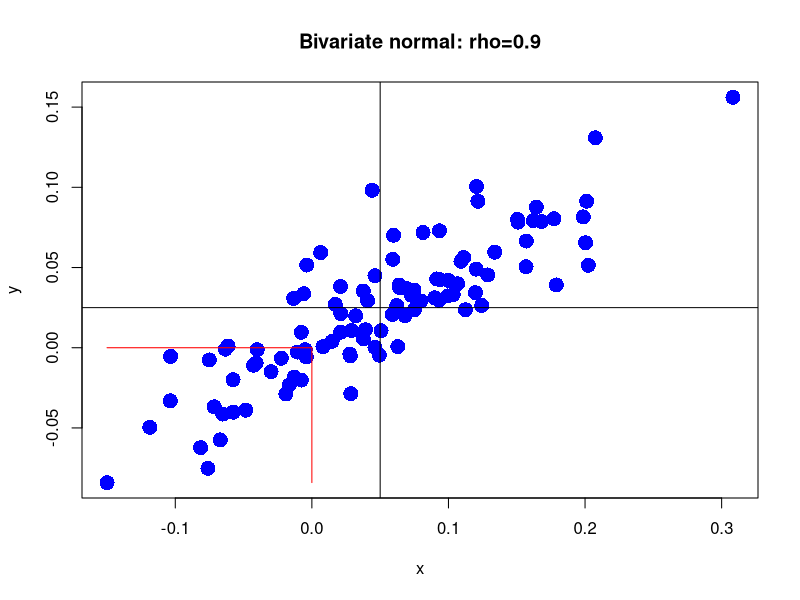
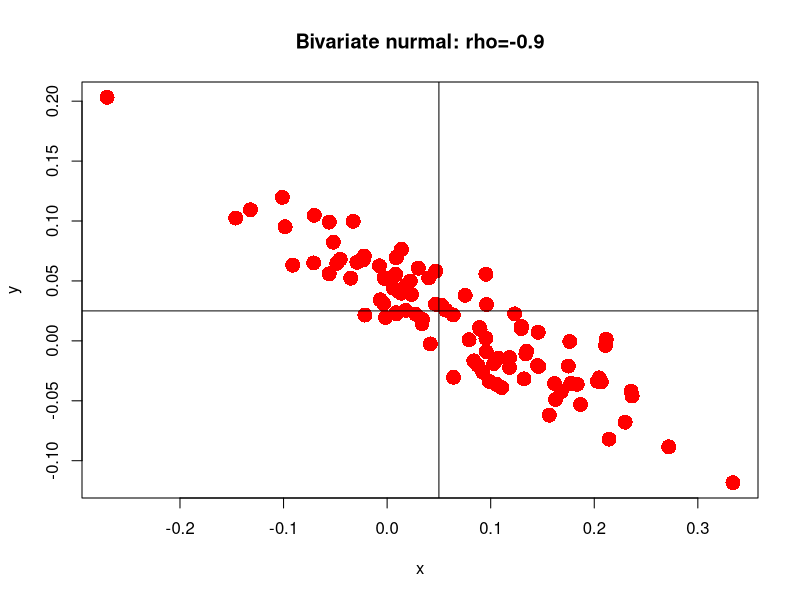
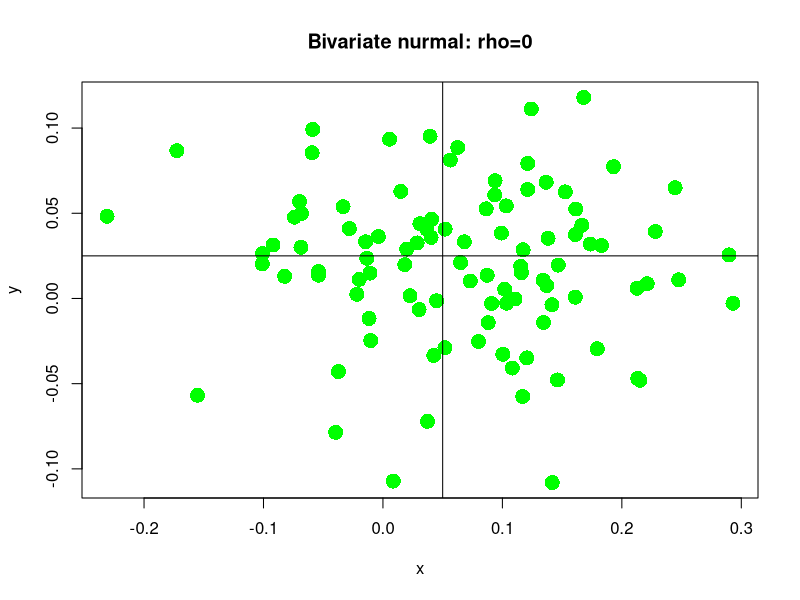

Recreate these plots in R, in order.
# lab3.R			script file for lab3 calculations
#
# author: Eric Zivot
# created: September 17, 2008
# revised: July 6, 2012
#

# first install the mvtnorm package
options(digits=4)
library(mvtnorm)

#
# bivariate normal distribution
#

mu.x = 0.05
sig.x = 0.10
mu.y = 0.025
sig.y = 0.05

# simulate from bivariate normal with rho = 0.9
rho.xy = 0.9
sig.xy = rho.xy*sig.x*sig.y
Sigma.xy = matrix(c(sig.x^2, sig.xy, sig.xy, sig.y^2), 2, 2, byrow=TRUE)

# use the rmvnorm() function to simulate from bivariate normal
?rmvnorm
n = 100
set.seed(123)
xy.vals = rmvnorm(n, mean=c(mu.x, mu.y), sigma=Sigma.xy) 
head(xy.vals)

# scatterplot
plot(xy.vals[,1], xy.vals[,2], pch=16, cex=2, col="blue", 
     xlab="x", ylab="y")
title("Bivariate normal: rho=0.9")
abline(h=mu.y, v=mu.x)
segments(x0=0, y0=min(xy.vals[,2]), x1=0, y1=0, col="red")
segments(x0=min(xy.vals[,1]), y0=0, x1=0, y1=0, col="red")

# compute area under bivariate standard normal distribution
# Finc P( -00 < X < 0 and -00 < Y < 0)
?pmvnorm
pmvnorm(lower=c(-Inf, -Inf), upper=c(0, 0), mean=c(mu.x, mu.y), sigma=Sigma.xy)

# part (b)
# simulate from bivariate normal with rho=-0.9 
rhob.xy = -0.9
sigb.xy = rhob.xy * sig.x * sig.y
Sigmab.xy = matrix(c(sig.x^2, sigb.xy, sigb.xy, sig.y^2), 2, 2, byrow=TRUE)
xy.vals = rmvnorm(n, mean=c(mu.x, mu.y), sigma=Sigmab.xy)

# distribution scatterplot
plot(xy.vals[,1], xy.vals[,2], pch=16, cex=2, col="red", xlab="x", ylab="y")
title("Bivariate nurmal: rho=-0.9")
abline(h=mu.y, v=mu.x)

# compute probability of P(X < 0, Y < 0)
pmvnorm(lower=c(-Inf, -Inf), upper=c(0, 0), mean=c(mu.x, mu.y), sigma=Sigmab.xy)


# part (c)
# simulate from bivariate normal with rho=-0.9 
rhoc.xy = 0
sigc.xy = rhoc.xy * sig.x * sig.y
Sigmac.xy = matrix(c(sig.x^2, sigc.xy, sigc.xy, sig.y^2), 2, 2, byrow=TRUE)
xy.vals = rmvnorm(n, mean=c(mu.x, mu.y), sigma=Sigmac.xy)

# distribution scatterplot
plot(xy.vals[,1], xy.vals[,2], pch=16, cex=2, col="green", xlab="x", ylab="y")
title("Bivariate nurmal: rho=0")
abline(h=mu.y, v=mu.x)

# compute probability of P(X < 0, Y < 0)
pmvnorm(lower=c(-Inf, -Inf), upper=c(0, 0), mean=c(mu.x, mu.y), sigma=Sigmac.xy)
